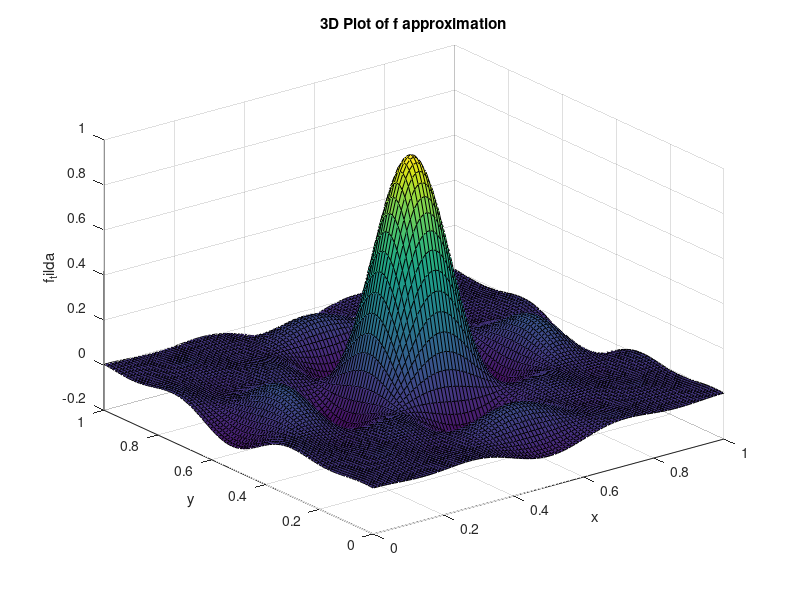
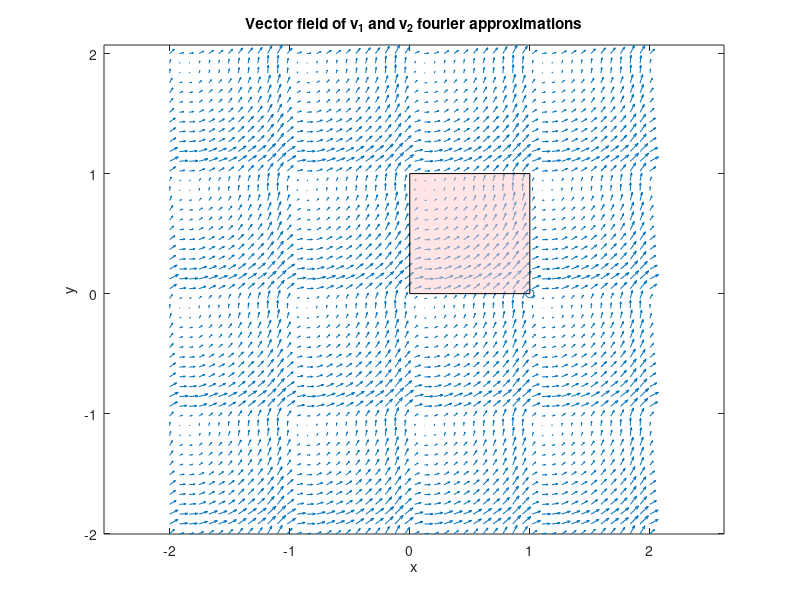

Here is the MATLAB script that generated these plots, in order:
M = 1000; % The # of points generated for fourier series approximation
k = 2*pi; % Exp power coefficient
N = 3; % largest magnitude of n1 and n2

% NOTE: We are not using linspace as seen here because they'll make A'*A matrix singular
% xp_points = linspace(-1,1,M)';
% yp_points = linspace(-1,1,M)';
% END NOTE
    
%______generate xp and yp points_______

% xp_points = 2*rand(M,1); % generates on [0,2] (comment out)
% yp_points = -1 + 2*rand(M,1); % generates on [-1,1] (comment out)

xp_points = rand(M,1); % generates on [0,1] (see lab1 description)
yp_points = rand(M,1); % generates on [0,1] (see lab1 description)


% Initialize analytical v1 and v2 (see lab1 pdf description)
v1 = yp_points;  % v1 = y
v2 = 1 - xp_points;  % v2 = 1 - x


%________________initalize analyitcal f_vals_p for xp and yp points__________%
f_vals_p = zeros(M,1);
for row = 1:M
    xp = xp_points(row,1);
    yp = yp_points(row,1);
    r = sqrt((xp-0.5)^2+(yp-0.5)^2);
    if r<=0.1
        f_vals_p(row,1) = 1;
    else
        f_vals_p(row,1) = 0;
    end
end

%_______initialize n1n2 pattern_______
n1n2_vector = zeros((2*N+1)^2,2);
counter = 1;
for n1 = -N:N
    for n2 = -N:N
        n1n2_vector(counter,:) = [n1,n2];
        counter=counter+1;
    end
end

%_________calculate matrix A_________
A = zeros(M,(2*N+1)^2); 
for row = 1:M
    for col = 1:(2*N+1)^2
        xp = xp_points(row,1);
        yp = yp_points(row,1);
        dotted_term = n1n2_vector(col,:)*[xp;yp];
        A(row,col) = exp(k*1i*dotted_term);
    end
end



%________CALCULATE COEFFICIENTS WITH LEAST SQUARES METHOD______
v_hat_1 = (A'*A)\(A'*v1);
v_hat_2 = (A'*A)\(A'*v2);
f_hat = (A'*A)\(A'*f_vals_p );

%_________FOURIER APPROXIMATIONS DEFINED AS ANONYMOUS FUNCTIONS_________
v_1_tilda = @(x, y) real(v_hat_1' * exp(1i * k * n1n2_vector * [x; y]));
v_2_tilda = @(x, y) real(v_hat_2' * exp(1i * k * n1n2_vector * [x; y]));

v_tilda = @(x,y) [v_1_tilda(x,y);v_2_tilda(x,y)]; % combining in to one vector

f_tilda = @(x,y) real(f_hat' * exp(1i * k * n1n2_vector * [x; y]));


%__________FOURIER APPROXIMATION PLOT OF F_________
figure;
[x, y] = meshgrid(linspace(0, 1, 100), linspace(0, 1, 100));
z = arrayfun(@(x, y) f_tilda(x, y), x, y);
surf(x, y, z);
title('3D Plot of f approximation');
xlabel('x');
ylabel('y');
zlabel('f_tilda');


%________VECTOR FIELD PLOT___________
figure;
subplot(1, 1, 1);

% GENERATE GRID OF X AND Y
[x, y] = meshgrid(linspace(-2, 2, 50), linspace(-2, 2, 50)); % Reduce grid size for clarity

% APPROXIMATION V1 and V2
v1_tilda_vals = arrayfun(@(x, y) v_1_tilda(x, y), x, y);
v2_tilda_vals = arrayfun(@(x, y) v_2_tilda(x, y), x, y);

% ANALYTICAL V1 AND V2
v1_anal_vals = arrayfun(@(x,y) y, x,y);
v2_anal_vals = arrayfun(@(x,y) 1-x,x,y); 

quiver(x, y, real(v1_tilda_vals), real(v2_tilda_vals)); % Comment out
% quiver(x, y, v1_anal_vals, v2_anal_vals); % Comment out
hold on;

%_______________Pink highlight of [0,1]x[0,1]____________________%
vertices = [0, 0; 1, 0; 1, 1; 0, 1];
faces = [1, 2, 3, 4];
patch('Vertices', vertices, 'Faces', faces, 'FaceColor', [1, 0.8, 0.8], 'FaceAlpha', 0.5);
scatter(1,0)

%_____________________Labeling_________________%
% title('Vector Field of v1_tilda and v2_tilda');
title("Vector field of v_1 and v_2 fourier approximations");
xlabel('x');
ylabel('y');
axis equal;

